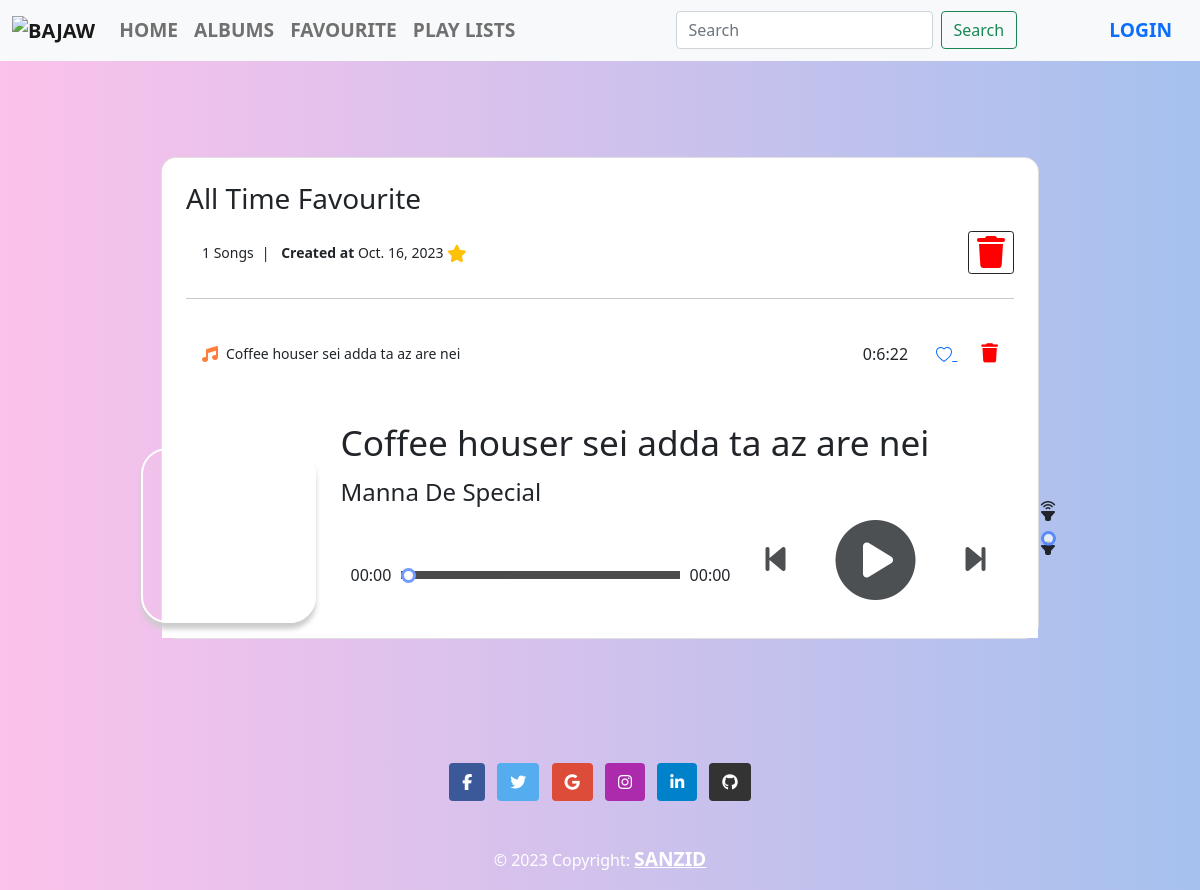
Page /playlist/all-time-favourite/ on the earlier database version.
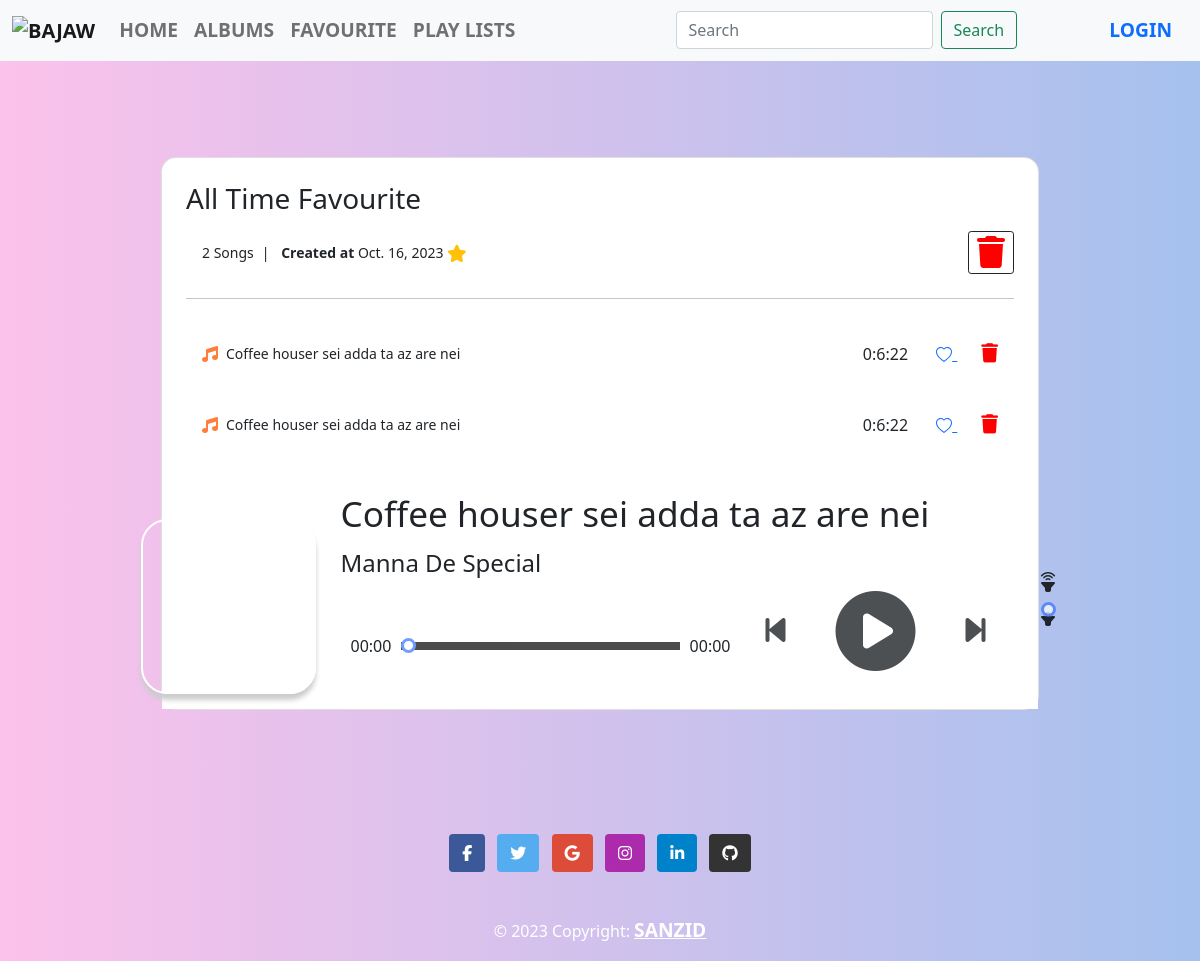
Same page on the later database version.
### playlist/models.py (models this page shows, shortened)
class PlaylistSong(models.Model):
    id = models.UUIDField(primary_key=True,editable=False)
    playlist = models.ForeignKey(Playlist,on_delete=models.CASCADE)
    song = models.ForeignKey(Song,on_delete=models.CASCADE)

### song/models.py (models this page shows, shortened)
class Song(models.Model):
    id = models.UUIDField(primary_key=True,editable=False)
    song_title = models.CharField(max_length=250)
    song_album = models.ForeignKey(Album,on_delete=models.CASCADE)
    song = models.FileField(upload_to=file_directory_path)
    song_duration = models.CharField(max_length = 50,null=True,blank = True,editable = False)
    song_extension = models.CharField(max_length = 10,blank=True,null=True,editable = False)
    date_created = models.DateField(auto_now_add=True)

### playlist/views.py (the view)
# urls.py: path('playlist/<slug:id>/',SinglePlayListView.as_view(),name='single_play_list'),
class SinglePlayListView(View):
    def get(self,request,*args, **kwargs):
        songs = PlaylistSong.objects.filter(playlist__id=kwargs['id'])
        number_of_songs = len(songs)
        playlist = Playlist.objects.get(id=kwargs['id'])
        return render(request,'playlist/create_playlist.html',{'songs':songs,'number_of_songs':number_of_songs,'playlist':playlist})

### album/models.py (called while the page is built)
    def __str__(self):
        return self.album_name

### template/playlist/create_playlist.html (shortened to what this page needs)
{% extends '../base.html' %}
{% load static  %}
{% block inner_content %}
  <div class="container py-5 h-100">
    <div class="row d-flex justify-content-center align-items-center h-100">
      <div class="col col-xl-12">
        <div class="card" style="border-radius: 15px;">
          <div class="card-body p-4">
            <h3 class="mb-3">{{playlist.playlist_name}}</h3>
            <div class="d-flex justify-content-between align-items-center">
            <p class="small mb-0">
             {{number_of_songs}} Songs<span class="mx-2">|</span> <strong>Created at </strong> {{playlist.date_created}}
            </p>
            <button type="button" class="btn btn-outline-dark btn-sm btn-floating">
              <i class="fas fa-trash" style="color: red; font-size: xx-large;"></i>
            </button>
          </div>
            <hr class="my-4">
            {% for song in songs %}
                    <div class="d-flex justify-content-between align-items-center p-3 music" onclick="PlayCurrent('{{song.song.id}}')" id="{{song.song.id}}">
                        <div class="d-flex flex-row align-items-center">
                            <i class="fa fa-music color"></i>
                            <small class="ml-2 ps-2">{{song.song.song_title}}</small>
                        </div>
                        <span >
                            {{song.song.song_duration}}
                            <a class="mx-4" href="{% url 'add_favourite' song.id %}">
                            </a>
                            <a>
                              <i class="fas fa-trash" style="color: red;"></i>
                            </a>
                        </span>
                    </div>
                {% endfor %}
              </div>
              {% include '../song_play_footer.html' %}
        </div>
      </div>
    </div>
  </div>
  {% endblock inner_content %}

Differences in the rows shown:
added PlaylistSong: song.song_title "Coffee houser sei adda ta az are nei", song.song_duration "0:6:22"
Other differences:
{{ number_of_songs }}: "1" → "2"
